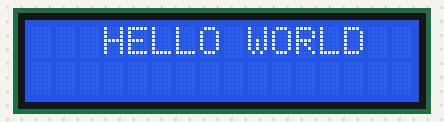
Simulated run of this sketch. Board: Arduino Uno, built with avr-gcc and run on an emulated ATmega328P. Parts: 16×2 character LCD.

Above: at 0.1 s.
At 1.1 s:
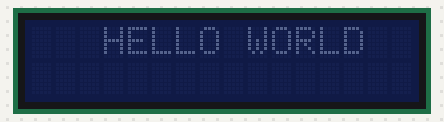

Measured:
- what the display in image 1 shows lasts 1.0 s, from 1.1 s to 2.1 s

The sketch:

app.ino
```cpp
#include <LiquidCrystal_I2C.h>

//I2C  주소, 칸 수(X), 줄 수(Y)
LiquidCrystal_I2C lcd(0x27, 16, 2);

void setup() {
    lcd.init();
    lcd.backlight();
    lcd.setCursor(3,0);

    //문자열 출력
    lcd.print("HELLO WORLD");
}

void loop() {
    lcd.backlight();
    delay(1000);
    lcd.noBacklight();
    delay(1000);


}
```
